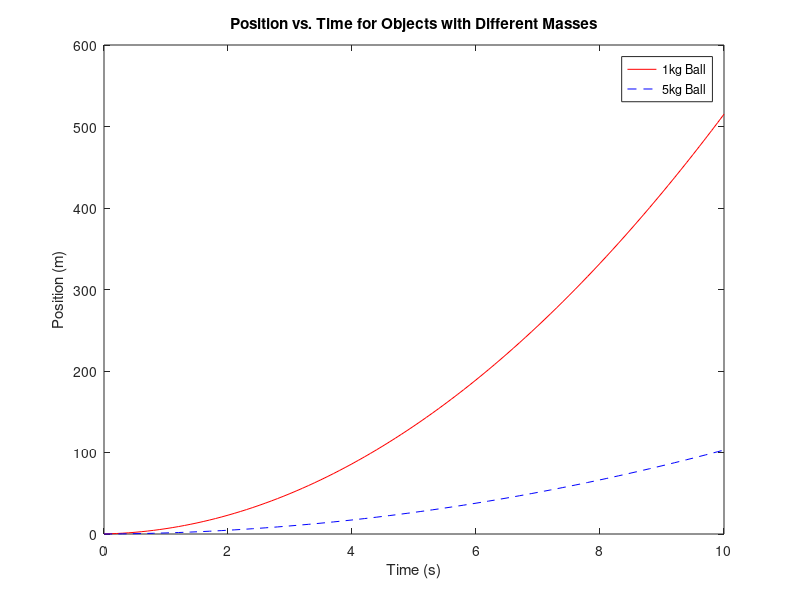

Reproduce this figure in MATLAB.
% Define parameters
mass1 = 1;                  % Mass of obj1 (1 kg)
mass2 = 5;                  % Mass of obj2 (5 kg)
force = 10;                 % Applied force (10 N)
simulation_time = 10;       % Total simulation time (10 seconds)
time_step = 0.1;            % Time step (0.1 seconds)

% Initialize variables
initial_velocity1 = 0;      % Initial velocity of obj1
initial_velocity2 = 0;      % Initial velocity of obj2
position1 = 0;              % Initial position of obj1
position2 = 0;              % Initial position of obj2
time_values = [];           % To store time values for plotting
position_values1 = [];      % To store position values of obj1 for plotting
position_values2 = [];      % To store position values of obj2 for plotting

for t = 0:time_step:simulation_time
    % Apply force throughout the simulation
    acceleration1 = force / mass1;
    acceleration2 = force / mass2;

    % Velocity update using v_new = v_old + a * dt
    initial_velocity1 = initial_velocity1 + acceleration1 * time_step;
    initial_velocity2 = initial_velocity2 + acceleration2 * time_step;

    % Position update using x_new = x_old + v * dt
    position1 = position1 + initial_velocity1 * time_step;
    position2 = position2 + initial_velocity2 * time_step;

    % Data storage for plotting
    time_values = [time_values,t];
    position_values1 = [position_values1, position1];
    position_values2 = [position_values2, position2];
end

plot(time_values, position_values1, 'r-', time_values, position_values2, 'b--');
title('Position vs. Time for Objects with Different Masses');
xlabel('Time (s)');
ylabel('Position (m)');
legend('1kg Ball', '5kg Ball');



